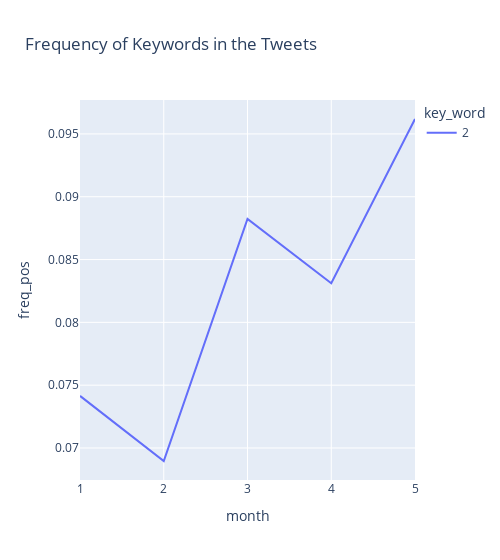

Here is the notebook cell this chart was saved with:
### Code cell
def plotly_month_keyword(year):
    df_sent_freq=pd.DataFrame()
    df_plot=df[(df['year']==year)]
    for months in df_plot['month'].unique():
        df_cross=pd.crosstab(df_plot[df_plot['month']==months]['key_word'],df_plot[df_plot['month']==months]['predicted_sentiment']).reset_index()
        df_cross['total']=df_cross.sum(axis=1)
        df_cross['month']=months
        df_cross['freq_pos']=df_cross[1]/df_cross['total']
        df_cross=df_cross[['month','key_word','freq_pos']]
        df_sent_freq=df_sent_freq.append(df_cross)
    df_sent_freq.reset_index(drop=True,inplace=True)
    df_sent_freq=df_sent_freq.sort_values(by=['month','key_word'],ascending=True)
    return df_sent_freq
px.line(plotly_month_keyword(2022)[plotly_month_keyword(2022)['key_word']==2], x='month', y='freq_pos',color='key_word',title='Frequency of Keywords in the Tweets',width=500)

### Figure 1 — Plotly figure (JSON) as saved in the notebook; plotly's stock layout.template omitted (floating-point values rounded to 4 significant figures)
{"data": [{"hovertemplate": "key_word=2<br>month=%{x}<br>freq_pos=%{y}<extra></extra>", "legendgroup": "2", "line": {"color": "#636efa", "dash": "solid"}, "marker": {"symbol": "circle"}, "mode": "lines", "name": "2", "orientation": "v", "showlegend": true, "type": "scatter", "x": [1, 2, 3, 4, 5], "xaxis": "x", "y": [0.07415, 0.06897, 0.08824, 0.08311, 0.09619], "yaxis": "y"}], "layout": {"legend": {"title": {"text": "key_word"}, "tracegroupgap": 0}, "title": {"text": "Frequency of Keywords in the Tweets"}, "width": 500, "xaxis": {"anchor": "y", "domain": [0, 1], "title": {"text": "month"}}, "yaxis": {"anchor": "x", "domain": [0, 1], "title": {"text": "freq_pos"}}}}
